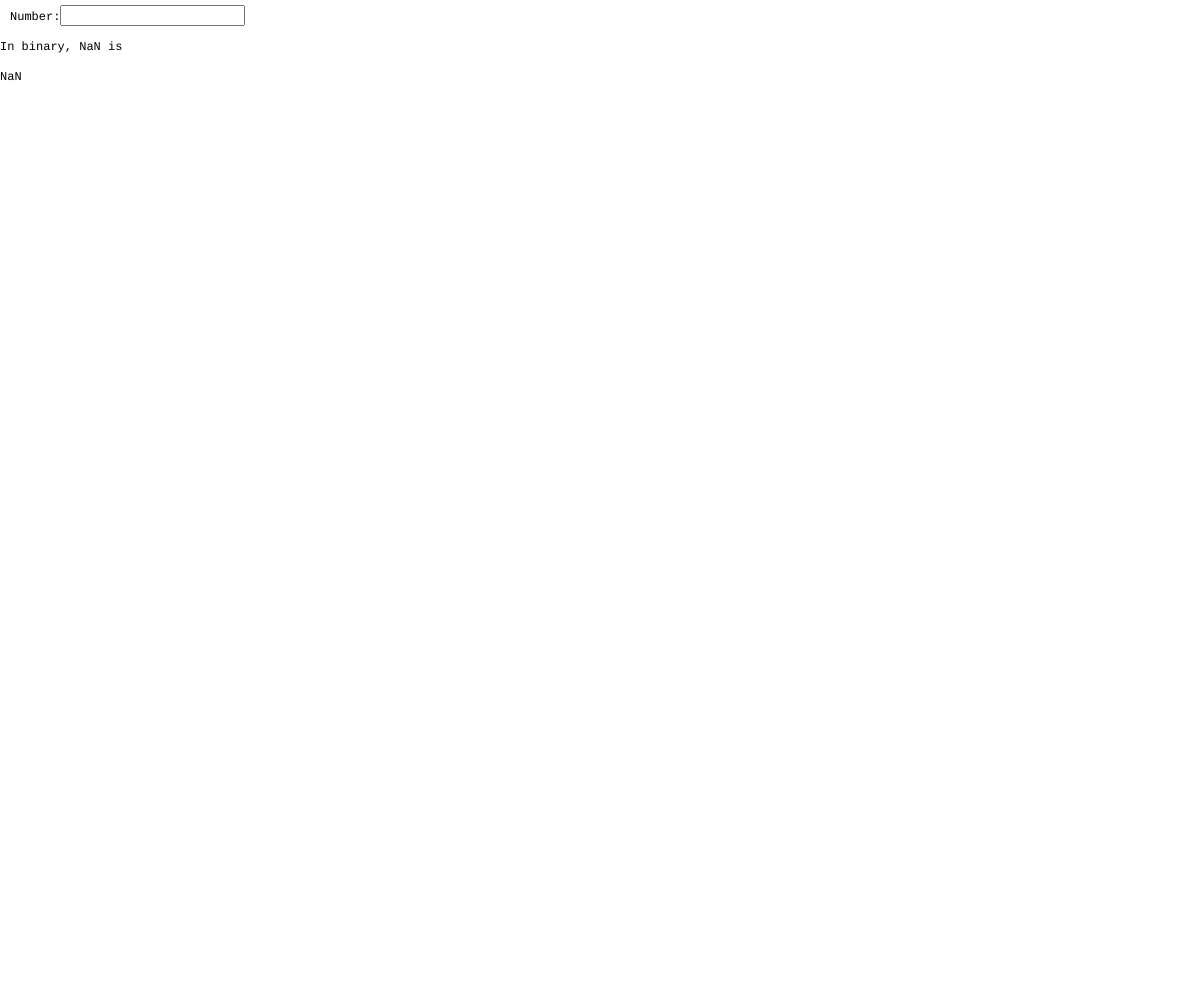
Frame 1 (no input)
Frame 60 (no input): identical to frame 1, image omitted
Frame 120 (the mouse pressed at the canvas centre since frame 60): identical to frame 1, image omitted

The p5.js sketch that drew this single still picture (run headless with seeded random() and noise() and a simulated clock; from frame 60 on, the mouse is pressed at the canvas centre):

// p5.js sketch
// ── sketch.js
function setup() {
	createCanvas(windowWidth, windowHeight);
// 	Create an input box
	input = createInput();
// 	Place the input box
	input.position(60, 5);
}

function draw() {
// 	create a background and font...
	background('white');
	textFont('courier');
// 	Label my input box
	text('Number:', 10, 20);
// 	Make a variable to hold the value of the input box
	var number = int(input.value());
// 	Convert that number into binary
	var num = number.toString(2);
// 	Label my output
	text('In binary, ' + number + ' is', 0, 50);
// 	Display the binary number.
	text(num, 0, 80);
}

function windowResized() {
	resizeCanvas(windowWidth, windowHeight);
}
